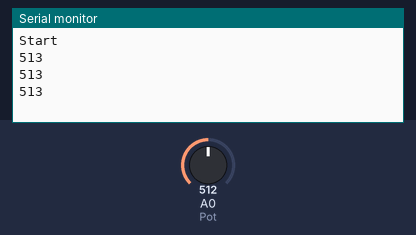
The sketch below on a simulated Arduino Uno, built with avr-gcc and run on an emulated ATmega328P. Parts: the last lines printed to the serial monitor. The test bench sets the inputs (shaded band); at power-on: A0 (Pot) = 512.

Above: at 1.3 s.
1.4 s: A0 (Pot) set to 716
At 1.9 s:
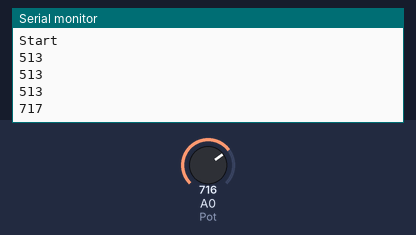
2.9 s: A0 (Pot) set to 900
At 3.4 s:
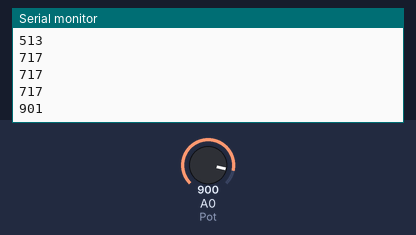
Timing chart, 0 to 5.9 s (numbered marks = the images above; inputs shaded):
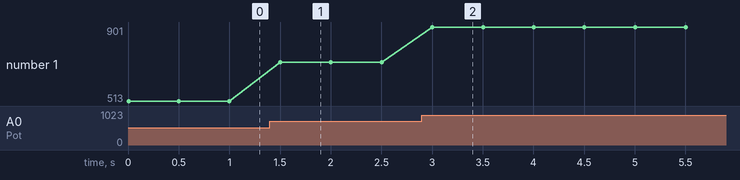

The sketch:

Potansiyometre.ino
```cpp
#define Pot A0

int potValue = 0;

void setup() {
  Serial.begin(9600);
  Serial.println("Start");

}

void loop() {
  // put your main code here, to run repeatedly:

  potValue = analogRead(Pot);

  Serial.println(potValue + 1);

  delay(500);

}
```

Measured:
- after the input at 1.4 s, the serial monitor: prints a new line after 0.10 s (image 1)
- after the input at 2.9 s, the serial monitor: prints a new line after 0.10 s (image 2)
- plotted number 1: 513 → 717 after the input at 1.4 s, 717 → 901 after the input at 2.9 s
